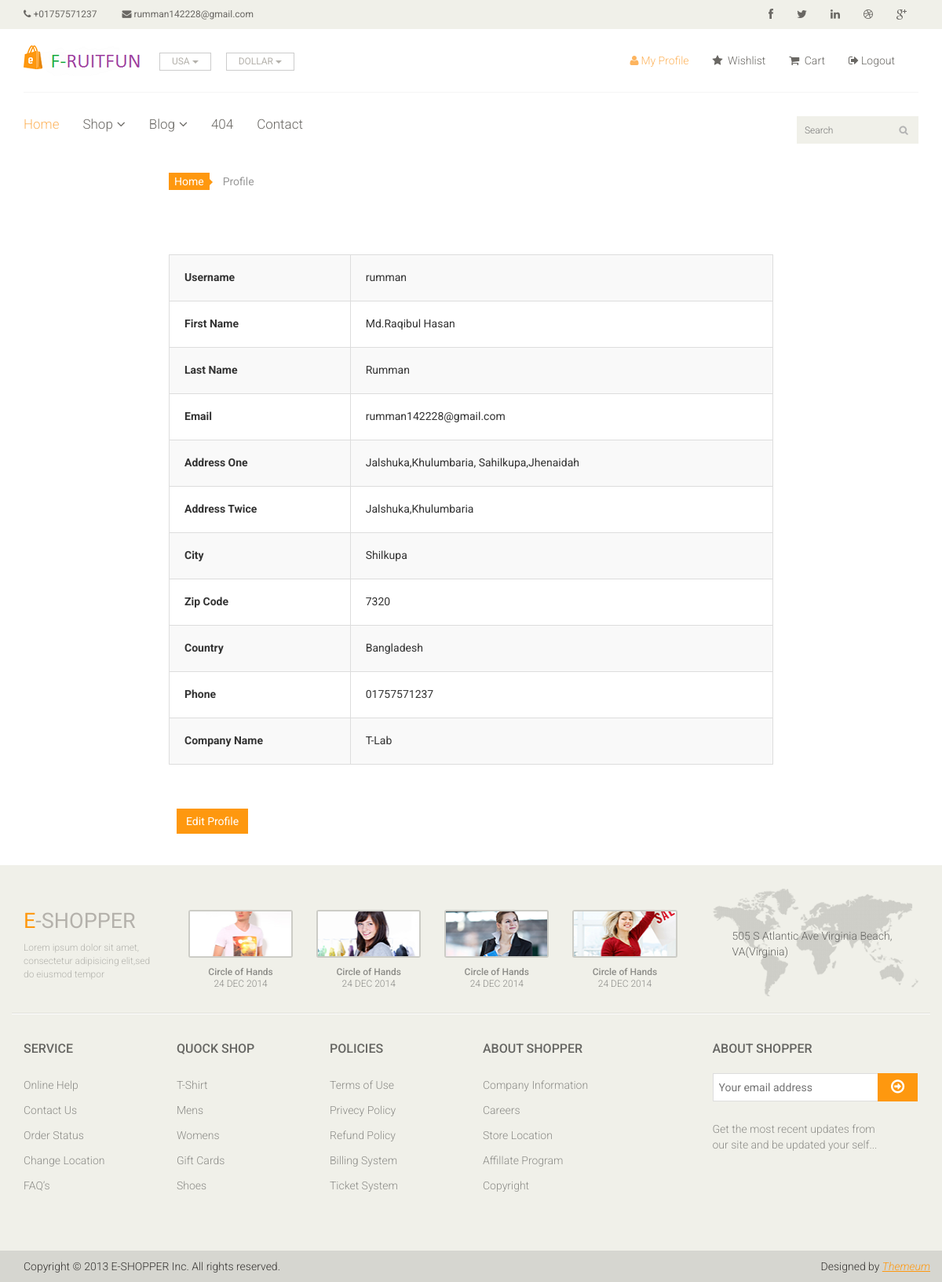
The page /profile.php (signed in) on the database its author committed.
### tables this page shows
CREATE TABLE `forcustomer` (
  `customerId` int(11) NOT NULL,
  `customerUsname` varchar(255) NOT NULL,
  `cusFirstName` varchar(255) NOT NULL,
  `cusLastName` varchar(255) NOT NULL,
  `customerCity` varchar(255) NOT NULL,
  `customerZipCode` int(11) NOT NULL,
  `customerEmail` varchar(255) NOT NULL,
  `customerAddress` text NOT NULL,
  `customerAddress1` text NOT NULL,
  `customerCountry` varchar(255) NOT NULL,
  `customerPhone` varchar(255) NOT NULL,
  `customerPass` varchar(255) NOT NULL,
  `CuCompName` varchar(255) NOT NULL
);

### classes/Customer.php (called while the page is built, shortened)
<?php
  $filepath = realpath(dirname(__FILE__));
  include_once ($filepath."/../lib/Database.php");
?>
<?php
  class Customer
  {
  	    private $db;
	  	function __construct()
	  	{
	  		$this->db = new Database();
	  	}
        public function getCustomerById($id){
        	$query = "select * from forcustomer where customerId = '$id'";
        	$result = $this->db->select($query);
        	if($result){
        		return $result;
        	}
        }
  }
?>

### lib/Database.php (called while the page is built, shortened)
<?php
Class Database{
	public $host   = DB_HOST;
	public $user   = DB_USER;
	public $pass   = DB_PASS;
	public $dbname = DB_NAME;
	public $link;
	private function connectDB(){
	$this->link = new mysqli($this->host, $this->user, $this->pass, $this->dbname);
   }
	public function select($query){
		$result = $this->link->query($query) or die($this->link->error.__LINE__);
		if($result->num_rows > 0){
			return $result;
		} else {
			return false;
		}
	}
 }
?>

### lib/Session.php (called while the page is built, shortened)
<?php
  class Session{
     public static function get($key){
          if (isset($_SESSION[$key])) {
           return $_SESSION[$key];
          } else {
           return false;
          }
     }
  }
?>

### profile.php (the view, shortened to what this page needs)
<?php include ('inc/header.php');?>
	<section id="cart_items">
		<div style="margin-left: :0 auto;margin-bottom: 40px;width:800px;" class="container">
			<div class="breadcrumbs">
				<ol class="breadcrumb">
				  <li><a href="#">Home</a></li>
				  <li class="active">Profile</li>
				</ol>
			</div>
		<div  class="row">
           <div class="col-md-12">
              <div class="box box-info">
            <div  class="box-body pad ">
             <table id="example1" class="table table-bordered table-striped">
          <?php
               $id =  Session::get('cmrId');
              $result = $cmr->getCustomerById($id);
             if($result){
              while ($value=$result->fetch_assoc()) {
          ?>
                <tr>
                  <th width="30%">Username</th>
                  <td "><?php echo $value['customerUsname'];?></td>
                </tr>
                <tr>
                  <th width="30%">First Name</th>
                  <td><?php echo $value['cusFirstName'];?></td>
                </tr>
                <tr>
                  <th width="30%">Last Name</th>
                  <td><?php echo $value['cusLastName'];?></td>
                </tr>
                <tr>
                  <th width="30%">Email</th>
                  <td><?php echo $value['customerEmail'];?></td>
                </tr>
                <tr>
                  <th width="30%">Address One</th>
                  <td><?php echo $value['customerAddress'];?></td>
                </tr>
                <tr>
                  <th width="30%">Address Twice</th>
                  <td><?php echo $value['customerAddress1'];?></td>
                </tr>
                <tr>
                  <th width="30%">City</th>
                  <td><?php echo $value['customerCity'];?></td>
                </tr>
                <tr>
                  <th width="30%">Zip Code</th>
                  <td><?php echo $value['customerZipCode'];?></td>
                </tr>
                <tr>
                  <th width="30%">Country</th>
                  <td><?php echo $value['customerCountry'];?></td>
                </tr>
                <tr>
                  <th width="30%">Phone</th>
                  <td><?php echo $value['customerPhone'];?></td>
                </tr>
                <tr>
                  <th width="30%">Company Name</th>
                  <td><?php echo $value['CuCompName'];?></td>
                </tr>
                <?php } }?>
              </table>
               <div style="margin-top:40px;margin-left:10px;">
               <a href="editprofile.php?eprof=<?php echo $id;?>"><button class="btn btn-primary">Edit Profile</button></a>
               </div>
            </div>
        </div>
      </div>
			</div>
		</div>
	</section>
<?php include ('inc/footer.php');?>

### css/main.css (style rules this page uses)
body { font-family: 'Roboto', sans-serif; background:; position: relative; font-weight:400px; }
a { -webkit-transition: 300ms; -moz-transition: 300ms; -o-transition: 300ms; transition: 300ms; }
.breadcrumbs { position: relative; }
.breadcrumbs .breadcrumb { background:transparent; margin-bottom: 75px; padding-left: 0; }
.breadcrumbs .breadcrumb li a { background:#FE980F; color: #FFFFFF; padding: 3px 7px; }
.breadcrumbs .breadcrumb li a:after { content:""; height:auto; width: auto; border-width: 8px; border-style: solid; border-color:transparent transparent transparent #FE980F; position: absolute; top: 11px; left:48px; }
.breadcrumbs .breadcrumb > li + li:before { content: " "; }
.btn.btn-primary { background:#FE980F; border: 0 none; border-radius: 0; margin-top: 16px; }
.table > thead > tr > th, .table > tbody > tr > th, .table > tfoot > tr > th, .table > thead > tr > td, .table > tbody > tr > td, .table > tfoot > tr > td { border-top: 1px solid #ddd; line-height: 1.42857; padding: 19px; vertical-align: top; }

### rows shown on the page
forcustomer: customerUsname "rumman", cusFirstName "Md.Raqibul Hasan", cusLastName "Rumman", customerEmail "rumman142228@gmail.com", customerAddress "Jalshuka,Khulumbaria, Sahilkupa,Jhenaidah", customerAddress1 "Jalshuka,Khulumbaria", customerCity "Shilkupa", customerZipCode "7320", customerCountry "Bangladesh", customerPhone "01757571237", CuCompName "T-Lab"
